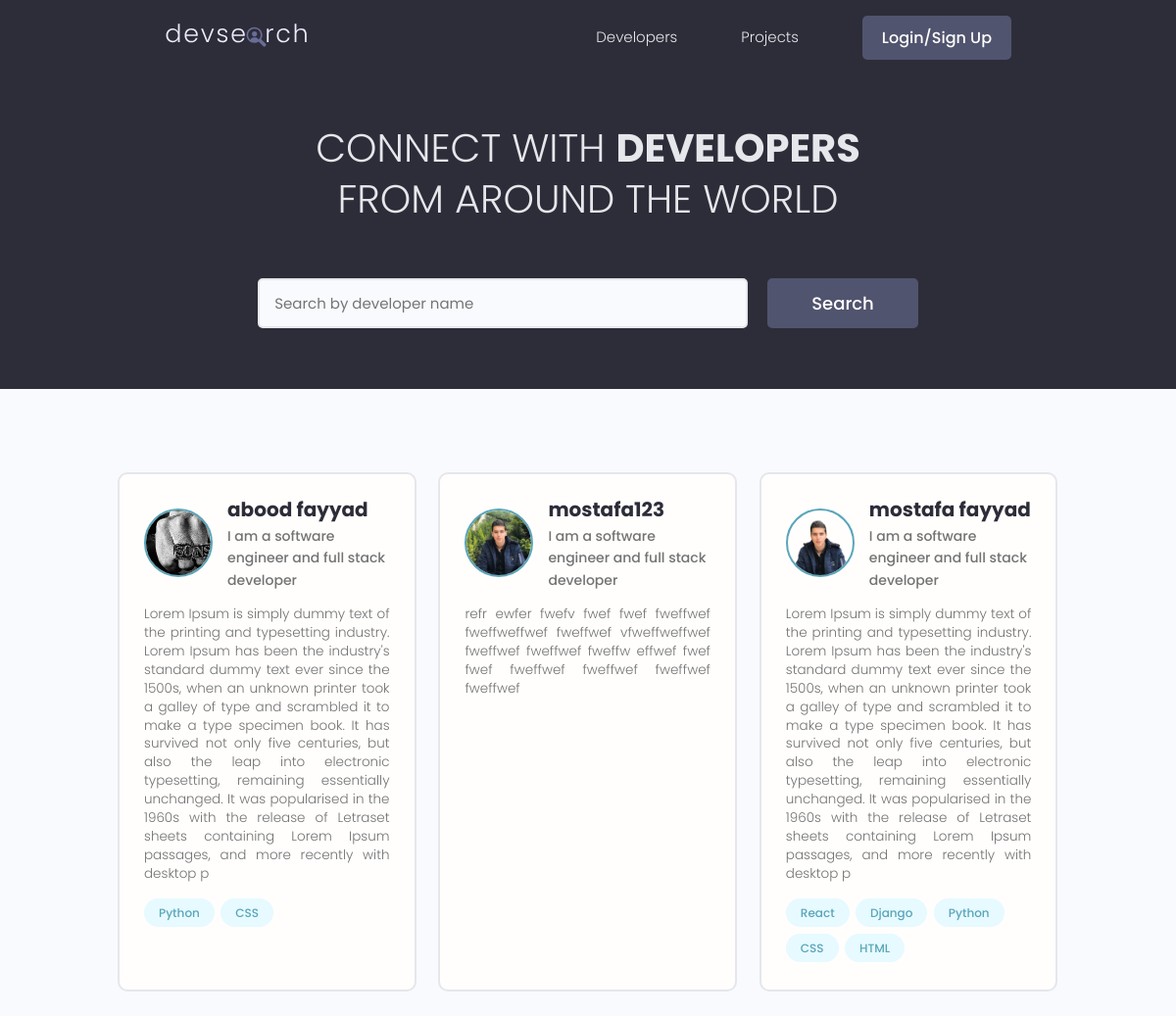
The page / on the database its author committed.
### users/models.py (models this page shows, shortened)
class Profile(models.Model):
    user = models.OneToOneField(User, on_delete=models.CASCADE, null=True, blank=True)
    name = models.CharField(max_length=255, blank=True, null=True)
    email = models.EmailField(max_length=500, blank=True, null=True)
    username = models.CharField(max_length=255, blank=True, null=True)
    location = models.CharField(max_length=255, blank=True, null=True)
    short_intro = models.CharField(max_length=255, blank=True, null=True)
    bio = models.TextField(blank=True, null=True)
    profile_image = models.ImageField(blank=True, null=True, upload_to='profiles', default="profiles/default.jpg")
    social_github = models.CharField(max_length=255, blank=True, null=True)
    social_linkedin = models.CharField(max_length=255, blank=True, null=True)
    social_twitter = models.CharField(max_length=255, blank=True, null=True)
    social_youtube = models.CharField(max_length=255, blank=True, null=True)
    social_website = models.CharField(max_length=255, blank=True, null=True)
    created = models.DateTimeField(auto_now_add=True)
    id = models.UUIDField(default=uuid.uuid4, unique=True, primary_key=True, editable=False)
    @property
    def imageURL(self):
        try:
            url = self.profile_image.url
        except:
            url = ''
        return url

class Skill(models.Model):
    owner = models.ForeignKey(Profile, null=True, blank=True, on_delete=models.CASCADE)
    name = models.CharField(max_length=255, blank=True, null=True)
    description = models.TextField(blank=True, null=True)
    created = models.DateTimeField(auto_now_add=True)
    id = models.UUIDField(default=uuid.uuid4, unique=True, primary_key=True, editable=False)
    def __str__(self):
        return str(self.name)

### users/views.py (the view)
# urls.py: path("", views.profiles, name="profiles"),
def profiles(request):
    profiles, search_query = searchProfiles(request)
    custom_range, profiles = paginationProfiles(request, profiles, 3)
    context={
        "profiles": profiles,
        "search_query": search_query,
        "custom_range": custom_range
    }
    return render(request ,'users/profiles.html', context)

### users/utils.py (called while the page is built)
def paginationProfiles(request, profiles, results):
    page = request.GET.get('page')
    paginator = Paginator(profiles, results)
    try:
        profiles = paginator.page(page)
    except PageNotAnInteger:
        page = 1
        profiles = paginator.page(page)
    except EmptyPage:
        page = paginator.num_pages
        profiles = paginator.page(page)
    leftIndex = (int(page) - 1)
    if leftIndex < 1:
        leftIndex = 1
    rightIndex = (int(page) + 2)
    if rightIndex > paginator.num_pages:
        rightIndex = paginator.num_pages + 1
    custom_range = range(leftIndex, rightIndex)
    return custom_range, profiles

def searchProfiles(request):
    search_query = ''
    if request.GET.get('search_query'):
        search_query = request.GET.get('search_query')
    skills = Skill.objects.filter(name__icontains=search_query)
    profiles = Profile.objects.distinct().filter(
        Q(name__icontains=search_query)
        |
        Q(short_intro__icontains=search_query)
        |
        Q(skill__in=skills)
    )
    return profiles, search_query

### users/templates/users/profiles.html (shortened to what this page needs)
{% extends "main.html" %} {% block content %}
<main class="home">
  <section class="hero-section text-center">
    <div class="container container--narrow">
      <div class="hero-section__box">
        <h2>CONNECT WITH <span>DEVELOPERS</span></h2>
        <h2>FROM AROUND THE WORLD</h2>
      </div>
      <div class="hero-section__search">
        <form id="searchForm" class="form" action="{% url 'profiles' %}" method="get">
          <div class="form__field">
            <input
              class="input input--text"
              id="formInput#search"
              type="text"
              name="search_query"
              value="{{search_query}}"
              placeholder="Search by developer name"
            />
          </div>
          <input class="btn btn--sub btn--lg" type="submit" value="Search" />
        </form>
      </div>
    </div>
  </section>
  <section class="devlist">
    <div class="container">
      <div class="grid grid--three">
        {% for profile in profiles %}
        <div class="column card">
          <div class="dev">
            <a href="{% url 'user-profile' profile.id %}" class="card__body">
              <div class="dev__profile">
                <img
                  class="avatar avatar--md"
                  src="{{ profile.imageURL }}"
                  alt="image"
                />
                <div class="dev__meta">
                  <h3>{{profile.name}}</h3>
                  <h5>{{profile.short_intro|slice:"60"}}</h5>
                </div>
              </div>
              <p class="dev__info">{{profile.bio|slice:"500"}}</p>
              <div class="dev__skills">
                {% for skill in profile.skill_set.all|slice:"5" %}
                <span class="tag tag--pill tag--main">
                  <small>{{skill}}</small>
                </span>
                {% endfor %}
              </div>
            </a>
          </div>
        </div>
        {% endfor %}
      </div>
    </div>
  </section>
</main>
{% endblock content %}

### static/styles/app.css (style rules this page uses)
:root { --color-sub: #2d2d39; }
.btn--sub { background-color: var(--color-sub-light); }
.card { border: 2px solid var(--color-light); }
img { width: 100%; }
.hero-section { height: 40vh; display: flex; align-items: center; background-color: var(--color-sub); }
.hero-section__box { margin-bottom: 4rem; }
.hero-section__box > h2, .hero-section__box > h2 > span { font-size: 4rem; color: var(--color-light); line-height: 1.3; text-transform: uppercase; }
.hero-section__box > h2 { font-weight: 300; }
.hero-section__box > h2 > span { font-weight: 700; }
.hero-section__search > .form { display: flex; align-items: center; justify-content: center; gap: 2rem; }
.hero-section__search > .form input.input--text { width: 50rem; }
.devlist { margin-top: 8rem; }
.devlist .grid { align-items: stretch; }
.devlist .dev .dev__profile { display: flex; align-items: center; gap: 1.5rem; }
.devlist .dev .dev__meta h3 { color: var(--color-sub); font-size: 2rem; font-weight: 700; }
.devlist .dev .dev__meta h5 { color: var(--color-text); font-size: 1.4rem; font-weight: 500; }
.devlist .dev .dev__info { margin: 1.5rem 0; font-size: 1.35rem; line-height: 1.4; text-align: justify; }

### static/uikit/styles/modules/_variables.css (style rules this page uses)
:root { --color-main: #5aa5b9; --color-main-light: #e6faff; --color-sub: #3f4156; --color-sub-light: #51546e; --color-sub-lighter: #ededfd; --color-text: #737373; --color-gray: #8b8b8b; --color-light: #e5e7eb; --color-light-gray: #767676; --color-bg: #f8fafd; --color-white: #fffefd; --color-white-light: #f3f3f3; --color-success: #359e64; --color-success-bg: #def8e8; --color-error: #fc4b0b; --color-error-bg: #fff2ee; --font-base: 'Poppins', arial, helvetica, 'Segoe UI', roboto, ubuntu, sans-serif; --font-monospace: 'Fira Code', 'Courier New', courier, monospace; --font-regular: 300; --font-medium: 500; --font-bold: 700; --generic-shadow: 1px 1px 5px #00000010; --generic-transition: all 0.3s ease-in-out; }

### static/uikit/styles/modules/_base.css (style rules this page uses)
* { margin: 0; padding: 0; box-sizing: border-box; text-rendering: optimizeLegibility; color: inherit; font-size: inherit; }
html { font-size: 50%; }
@media only screen and (min-width: 480px) { html { font-size: 56.25%; } }
@media only screen and (min-width: 1200px) { html { font-size: 62.5%; } }
body { line-height: 1.6; font-weight: 400; font-size: 1.5rem; color: var(--color-text); background-color: var(--color-bg); min-height: 100vh; }

### static/uikit/styles/modules/_typography.css (style rules this page uses)
* { font-family: var(--font-base); }
h2 { font-size: 3.6rem; font-weight: var(--font-bold); }
h3 { font-size: 3.2rem; font-weight: var(--font-medium); }
h5 { font-size: 2.4rem; font-weight: var(--font-medium); }
h5, h6 { font-weight: var(--font-regular); }
p, span, strong { font-size: 1.6rem; color: var(--color-text); font-weight: var(--font-regular); }
a { padding-bottom: 2px; text-decoration: none; display: inline-block; color: var(--color-main); font-weight: var(--font-medium); }

### static/uikit/styles/modules/_utilities.css (style rules this page uses)
.container { width: 92%; max-width: 165rem; margin: 0 auto; box-sizing: border-box; }
.container--narrow { width: 92%; max-width: 120rem; }
@media screen and (min-width: 1000px) { .container { width: 90%; } }
@media screen and (min-width: 1000px) { .container--narrow { width: 85%; } }
@media screen and (min-width: 1200px) { .container { width: 80%; } }
@media screen and (min-width: 1200px) { .container--narrow { width: 72%; } }
.text-center { text-align: center; }

### static/uikit/styles/modules/_avatar.css (style rules this page uses)
.avatar { border-radius: 50%; border: 2px solid var(--color-main); object-fit: cover; }
.avatar--md { height: 7rem; width: 7rem; }

### static/uikit/styles/modules/_button.css (style rules this page uses)
.btn { display: inline-block; position: relative; cursor: pointer; background-color: var(--color-light); font-weight: var(--font-medium); color: var(--color-sub); text-decoration: none; padding: 1rem 2rem; border-radius: 0.5rem; border: none; width: -webkit-fit-content; width: -moz-fit-content; width: fit-content; height: -webkit-fit-content; height: -moz-fit-content; height: fit-content; font-size: 1.6rem; outline-width: 0; outline-color: transparent; -webkit-backface-visibility: hidden; backface-visibility: hidden; transition: all 0.3s ease-in-out; }
.btn--sub { background-color: var(--color-sub); color: var(--color-white); }
.btn--lg { font-size: 1.8rem; padding: 1.2rem 4.5rem; }

### static/uikit/styles/modules/_card.css (style rules this page uses)
.card { border-radius: 1rem; background-color: var(--color-white); border: 1.5px solid var(--color-light); width: auto; height: auto; margin-top: 0.5rem; margin-bottom: 0.5rem; overflow: hidden; }
.card__body, .card__header { padding: 2rem 2.5rem; }

### rows shown on the page
Profile: imageURL (picture), name "abood fayyad", short_intro "I am a software engineer and full stack developer", bio "Lorem Ipsum is simply dummy text of the printing and typesetting industry. Lorem Ipsum has been the industry's standard dummy text ever since the 1500s, when an unknown printer took a galley of type and scrambled it to make a type specimen book. It has survived not only five centuries, but also the leap into electronic typesetting, remaining essentially unchanged. It was popularised in the 1960s with the release of Letraset sheets containing Lorem Ipsum passages, and more recently with desktop p"
Skill: name "Python"
Skill: name "CSS"
Profile: imageURL (picture), name "mostafa123", short_intro "I am a software engineer and full stack developer", bio "refr ewfer fwefv fwef fwef fweffwef fweffweffwef fweffwef vfweffweffwef fweffwef fweffwef fweffw effwef fwef fwef fweffwef fweffwef fweffwef fweffwef"
Profile: imageURL (picture), name "mostafa fayyad", short_intro "I am a software engineer and full stack developer", bio "Lorem Ipsum is simply dummy text of the printing and typesetting industry. Lorem Ipsum has been the industry's standard dummy text ever since the 1500s, when an unknown printer took a galley of type and scrambled it to make a type specimen book. It has survived not only five centuries, but also the leap into electronic typesetting, remaining essentially unchanged. It was popularised in the 1960s with the release of Letraset sheets containing Lorem Ipsum passages, and more recently with desktop p"
Skill: name "React"
Skill: name "Django"
Skill: name "Python"
Skill: name "CSS"
Skill: name "HTML"
